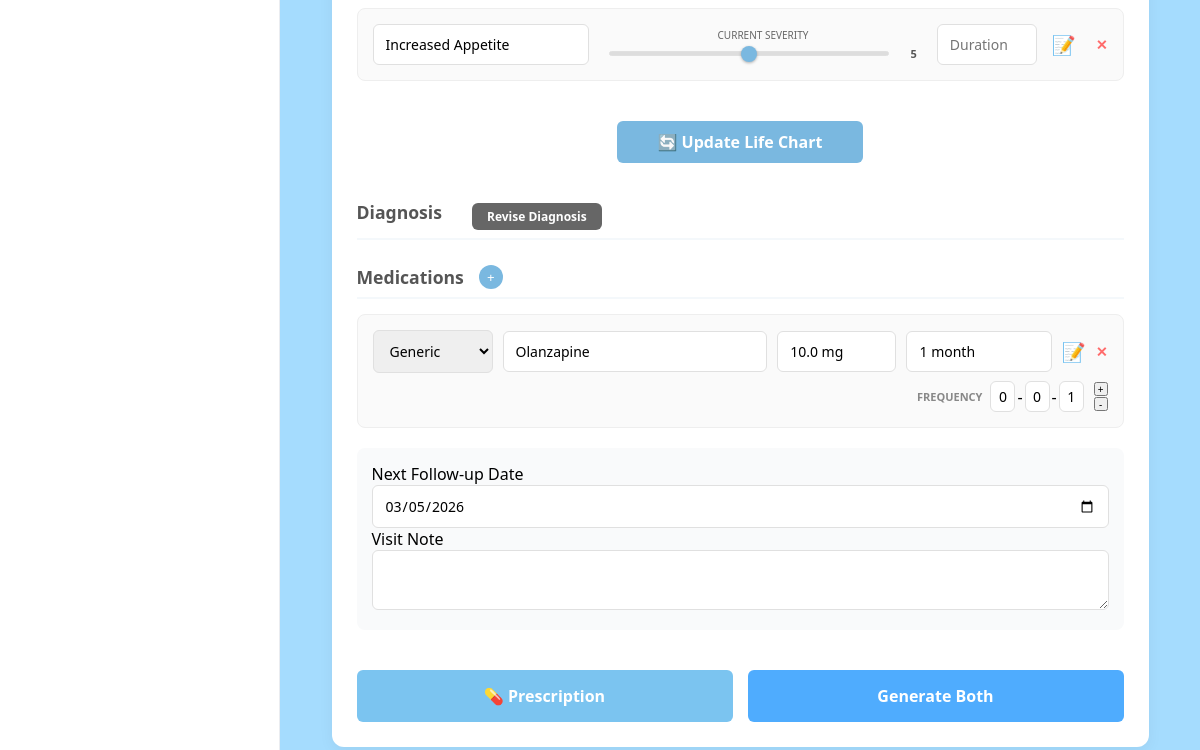
The page /patient/3/add_visit (signed in, lower part) on the database as committed earlier.
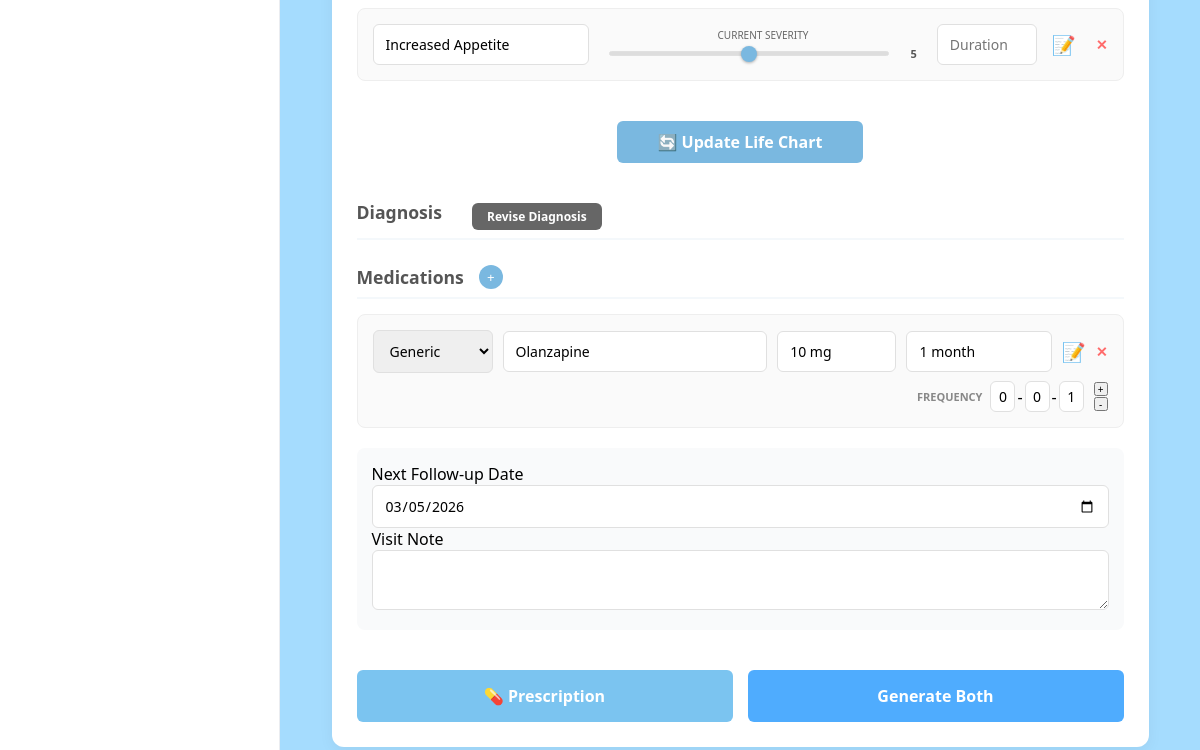
The same page on the database as committed later.
### models.py (models this page shows)
class MedicationEntry(db.Model):
    __tablename__ = 'medication_entries'
    id = db.Column(db.Integer, primary_key=True)
    visit_id = db.Column(db.Integer, db.ForeignKey('visits.id'), nullable=False)
    drug_name = db.Column(db.String(200), nullable=False)
    drug_type = db.Column(db.String(50))  # 'Brand' or 'Generic'
    dose_mg = db.Column(db.String(50))
    frequency = db.Column(db.String(20))
    duration_text = db.Column(db.String(100))
    note = db.Column(db.Text)  # Instructions (Before/After food)

### app.py (the view, shortened to what this page needs)
@app.route('/patient/<int:patient_id>/add_visit', methods=['GET', 'POST'])
@doctor_required
def add_visit(patient_id):
    patient = Patient.query.get_or_404(patient_id)
    today = date.today()
    last_visit = Visit.query.filter_by(patient_id=patient.id).order_by(Visit.date.desc()).first()
    doctor = Doctor.query.get(session.get('doctor_id'))
    return render_template('add_visit.html', patient=patient, today=today, last_visit=last_visit, doctor=doctor)

### app.py (called while the page is built)
@app.context_processor
def utility_processor():
    return dict(format_frequency=format_frequency)

def doctor_required(f):
    @wraps(f)
    def decorated_function(*args, **kwargs):
        if 'logged_in' not in session or not session.get('logged_in'):
            flash('This action requires a registered doctor account.', 'error')
            return redirect(url_for('landing'))
        return f(*args, **kwargs)
    return decorated_function

### templates/add_visit.html (shortened to what the changed rows need)
<!DOCTYPE html>
<html lang="en">
<head>
</head>
<body>
    {% macro row_template_med(entry, unique_id) %}
    <div class="entry-wrapper">
        <div style="display:flex; align-items:center; gap:10px; width:100%;">
            <select name="drug_type[]" style="width:120px; flex:none;">
                <option value="Gen" {% if entry.drug_type=='Gen'%}selected{%endif%}>Generic</option>
            </select>
            <input type="text" name="drug_name[]" value="{{ entry.drug_name }}" style="flex:2; min-width:150px;">
            <div style="flex:1; min-width:100px;">
                <input type="text" name="dose_full[]" value="{{ entry.dose_mg }}" list="dose-list-{{ unique_id }}" oninput="updateDoseOptions(this)">
            </div>
            <input type="text" list="duration-options-list" name="med_duration[]" value="{{ entry.duration_text or '' }}" style="flex:1; min-width:80px;" oninput="updateDurationOptions(this)">
            <div style="display:flex; gap:5px; flex:none;">
                <button type="button" class="note-btn" onclick="toggleNote(this)">📝</button>
                <button type="button" class="remove-btn" onclick="this.closest('.entry-wrapper').remove()">✕</button>
            </div>
        </div>
        <div style="display:flex; justify-content:flex-end; align-items:center; margin-top:8px; gap:8px;">
            <span style="font-size:11px; font-weight:600; color:#888; text-transform:uppercase;">Frequency</span>
            <div class="freq-container" style="display:flex; align-items:center;">
                {% set parts = entry.frequency.split('-') if entry.frequency and '-' in entry.frequency else [entry.frequency] if entry.frequency else ['1','0','1'] %}
                {% for p in parts %}
                    <input type="text" class="freq-box" value="{{ p }}" style="width:25px; text-align:center; padding:5px 2px;" oninput="handleFreqInput(this)">
                    {% if not loop.last %}<span style="margin:0 2px">-</span>{% endif %}
                {% endfor %}
            </div>
            <div style="display:flex; flex-direction:column; margin-left:2px;">
                <button type="button" class="add-freq-btn" onclick="addFreqBox(this)" style="font-size:10px; line-height:10px; padding:0 2px; cursor:pointer; margin-bottom:1px;">+</button>
                <button type="button" onclick="removeFreqBox(this)" style="font-size:10px; line-height:10px; padding:0 2px; cursor:pointer;">-</button>
            </div>
        </div>
    </div>
    {% endmacro %}
    <div class="app-container">
        <main class="main-content">
            <div class="visit-card">
                <form method="POST">
                    <div id="meds-container">
                        {% if last_visit %}
                            {% for entry in last_visit.medication_entries %}
                            {{ row_template_med(entry, loop.index) }}
                            {% endfor %}
                        {% endif %}
                    </div>
                </form>
            </div>
        </main>
    </div>
</body>
</html>

Rows that differ between the two databases and show on the page:
changed MedicationEntry "Generic": dose_mg "10.0 mg" → "10 mg"
